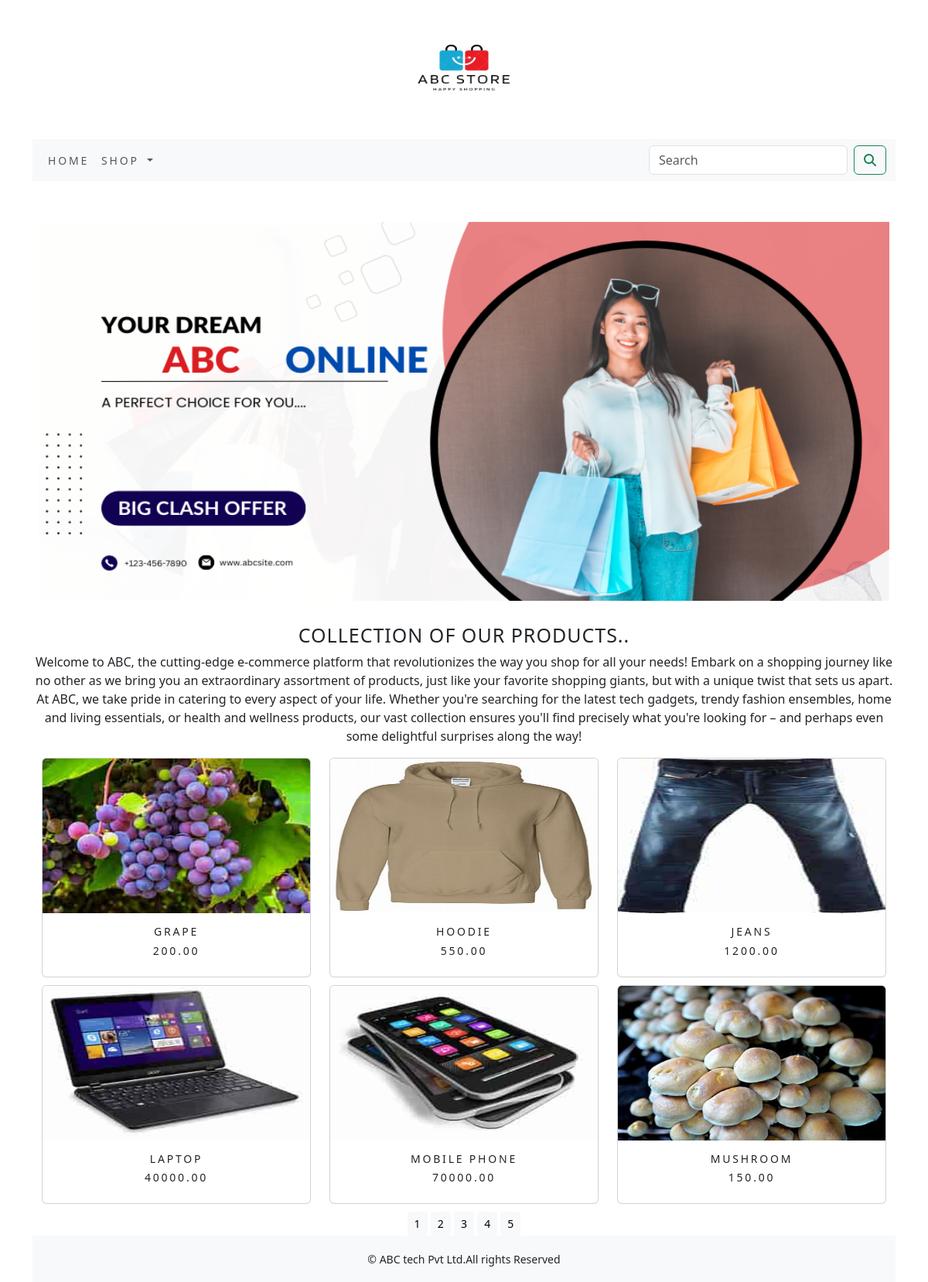
Screenshot of /shop/?page=2 with the database file from the repository.
### shop/models.py (models this page shows, shortened)
class Product(models.Model):
    name = models.CharField(max_length=250, unique=True)
    slug = models.SlugField(max_length=250, unique=True)
    description=models.TextField(blank=True)
    price=models.DecimalField(max_digits=10,decimal_places=2)
    category=models.ForeignKey(Category,on_delete=models.CASCADE)
    image=models.ImageField(upload_to='product' ,blank=True)
    stock=models.IntegerField()
    available=models.BooleanField(default=True)
    created=models.DateTimeField(auto_now_add=True)
    updated=models.DateTimeField(auto_now=True)
    def get_url(self):
        return reverse('shop:prodCatDetail',args=[self.category.slug,self.slug])
    class Meta:
        ordering=('name',)
        verbose_name='product'
        verbose_name_plural='products'

### shop/views.py (the view)
# urls.py: path('', views.allProdCat, name='allProdCat'),
def allProdCat(request,c_slug=None):
    c_page = None
    product_list = None
    if c_slug!=None:
        c_page = get_object_or_404(Category, slug=c_slug)
        product_list = Product.objects.all().filter(category=c_page, available=True)
    else:
        product_list = Product.objects.all().filter(available=True)
    paginator = Paginator(product_list,6)
    try:
        page=int(request.GET.get('page', 1))
    except:
        page=1
    try:
        products = paginator.page(page)
    except (EmptyPage, InvalidPage):
        products = paginator.page(paginator.num_pages)
    return render(request, "category.html", {'category': c_page, 'products': products})

### cart/context_processors.py (called while the page is built)
def counter(request):
    item_count=0
    if 'admin' in request.path:
        return {}
    else:
        try:
            cart=Cart.objects.filter(cart_id=_cart_id(request))
            car_items=CartItem.objects.all().filter(cart=cart[:1])
            for cart_item in car_items:
                item_count += cart_item.quantity
        except Cart.DoesNotExist:
            item_count=0
    return dict(item_count=item_count)

### cart/views.py (called while the page is built)
def _cart_id(request):
    cart=request.session.session_key
    if not cart:
        cart=request.session.create()
    return cart

### shop/context_processors.py (called while the page is built)
def menu_links(request):
    links=Category.objects.all()
    return dict(links=links)

### shop/models.py (called while the page is built)
    def get_url(self):
        return reverse('shop:product_by_category',args=[self.slug])

### templates/category.html (shortened to what this page needs)
{% extends 'base.html' %}
{% load static %}
{% block content %}
<div class="text-center">
    {% if category %}
    <img class="my_image" src="{{category.image.url}}" width="1110px" height="500px" alt="{{category.name}}">
</div>
<br>
<div>
    <h1 class="text-center" >{{category.name}}</h1>
    <p class="text_justify">{{category.description}}</p>
</div>
{% else %}
<br>
<br>
<div>
          <img class="my_image my_image_padding" src="{% static 'img/banner.png' %}" width="1110px" height="500px" alt="our products">
</div>
<br>
<div>
        <h1 class="text-center my_title">COLLECTION OF OUR PRODUCTS..</h1>
    <p class="text-justify">Welcome to ABC, the cutting-edge e-commerce platform that revolutionizes the way you shop for all your needs! Embark on a shopping journey like no other as we bring you an extraordinary assortment of products, just like your favorite shopping giants, but with a unique twist that sets us apart.
At ABC, we take pride in catering to every aspect of your life. Whether you're searching for the latest tech gadgets, trendy fashion ensembles, home and living essentials, or health and wellness products, our vast collection ensures you'll find precisely what you're looking for – and perhaps even some delightful surprises along the way!</p>
</div>
    {% endif %}
<div class="container">
    <div class="row mx_auto">
        {% for product in products.object_list %}
        <div class="my_bottom_margin col-9 col-sm-12 col-md-4 col-md-12 col-lg-4">
            <div   class="card text-center card" style="min-width:18rem;">
                <a href="{{product.get_url}}"><img width="150" height="200" class="card-img-top my_image" src="{{product.image.url}}" alt="{{product.name}}"></a>
                <div class="card-body">
                    <h4>{{product.name}}</h4>
                    <h4>{{product.price}}</h4>
                </div>
            </div>
        </div>
        {% endfor %}
    </div>
    <div class="mx-auto">
        {% if products.paginator.num_pages > 1  %}
        <div class="text-center">
            {% for pg in products.paginator.page_range %}
                <a href="?page={{pg}}" class="btn btn-light btn-sm {% if product.number == pg %} active {% endif %}">{{pg}}</a>
            {% endfor %}
        </div>
        {% endif %}
    </div>
</div>
{% endblock %}

### static/css/custom.css (style rules this page uses)
body { font-family: 'Roboto', sans-serif; }
.my_title { font-size:25px; text_transform:uppercase; letter-spacing: 1px; }
.my_image_padding { padding :5px }
.my_bottom_margin { margin-bottom:10px; }
.card-body h4 { font-size:14px; text-transform:uppercase; letter-spacing:.2em; }

### rows the page displays
Product: image (picture), name "GRAPE", price "200.00"
Product: image (picture), name "HOODIE", price "550.00"
Product: image (picture), name "JEANS", price "1200.00"
Product: image (picture), name "LAPTOP", price "40000.00"
Product: image (picture), name "MOBILE PHONE", price "70000.00"
Product: image (picture), name "MUSHROOM", price "150.00"

### other values shown
{{ pg }} "1" "2" "3" "4" "5"
